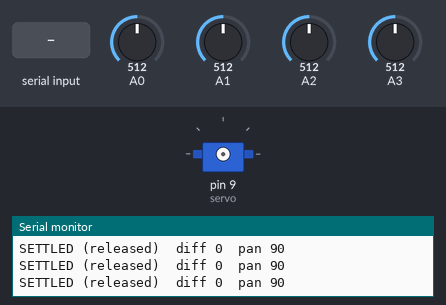
A sketch run on a simulated Arduino Nano, built with avr-gcc and run on an emulated ATmega328P. Shown: servo, the last lines printed to the serial monitor. The test bench sets the inputs (shaded band); at power-on: A0 = 512, A1 = 512, A2 = 512, A3 = 512. EEPROM starts erased.

Above: at 4.2 s.
4.3 s: A0 set to 529
5.8 s: A0 set to 559
At 6.25 s:
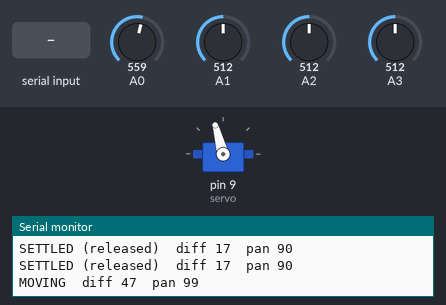
At 6.75 s:
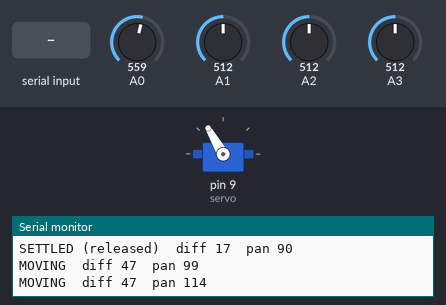
8.8 s: "g90\n" received over Serial
At 9.21 s:
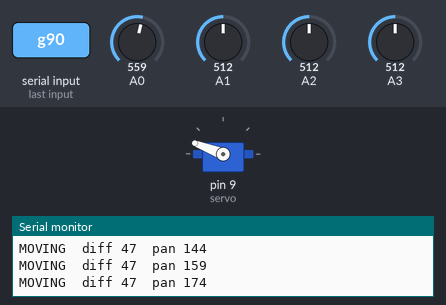
11.8 s: "i\n" received over Serial
14.8 s: "s90\n" received over Serial
Timing chart, 0 to 17.8 s (numbered marks = the images above; inputs shaded):
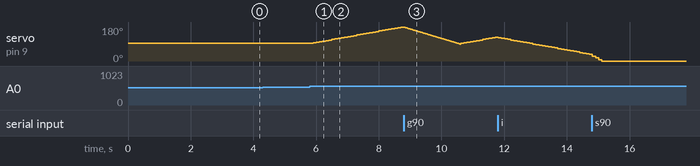

Measured:
- the behaviour switches between 542 and 543 on A0 (found by bisection; images 0 and 1)
- after the input at 5.8 s, servo on pin 9 (servo): moves from 93° to 180° over 2.8 s, starting after 0.10 s

The sketch:

U-15_track_pan.ino
```cpp
// Test — Pan tracking only. Arduino Nano, Serial 115200, "Newline".
// LDRs: TL A0, TR A1, BL A2, BR A3. Servo: pan on D9 (the other servo is not driven).
// Start-up: the last angle is kept in EEPROM, so the servo is attached AT that angle (no jump).
// It then waits 3 s and starts tracking: stepDeg (3) degrees per step toward the brighter side (left - right),
// starting when |difference| > x and stopping when it falls below x/3 (hysteresis).
// Balanced for 2 s -> servo released (no holding current) and the angle saved.
// Commands: x NN = deadband (default 30) | s N = degrees per step (default 3; 1 = old behaviour)
//           i = invert direction | g NNN = go to angle slowly
// Note: on the very first run (empty EEPROM) the servo goes to 90 once.
#include <Servo.h>
#include <EEPROM.h>

const int MIN_DEG = 0, MAX_DEG = 180;
const int EE_ADDR = 0, EE_MAGIC_ADDR = 10 + EE_ADDR, EE_MAGIC = 0x5A;
const unsigned long STEP_MS = 100, SETTLE_MS = 2000, START_WAIT_MS = 3000;
Servo servo;
int pos, tol = 30, stepDeg = 3, sign = 1;
bool correcting = false, attached_ = false;
unsigned long balancedSince = 0;

void engage()  { if (!attached_) { servo.write(pos); servo.attach(9); attached_ = true; } }
void release() { if (attached_) { servo.detach(); attached_ = false; } }
void save()    { EEPROM.update(EE_ADDR, pos); EEPROM.update(EE_MAGIC_ADDR, EE_MAGIC); }

void goSlow(int target) {
  target = constrain(target, MIN_DEG, MAX_DEG);
  engage();
  while (pos != target) { pos += target > pos ? 1 : -1; servo.write(pos); delay(20); }
  save();
}

int diff() {                                   // left - right difference
  int v[4];
  for (int i = 0; i < 4; i++) { long s = 0; for (int k = 0; k < 4; k++) s += analogRead(A0 + i); v[i] = s / 4; }
  return (v[0] + v[2]) - (v[1] + v[3]);
}

void setup() {
  Serial.begin(115200);
  pos = (EEPROM.read(EE_MAGIC_ADDR) == EE_MAGIC) ? EEPROM.read(EE_ADDR) : 90;
  pos = constrain(pos, MIN_DEG, MAX_DEG);
  Serial.print("Pan tracking test. Start angle "); Serial.print(pos); Serial.println(" (from EEPROM). Waiting 3 s...");
  delay(START_WAIT_MS);
  Serial.println("tracking");
}

void loop() {
  if (Serial.available()) {
    String c = Serial.readStringUntil('\n'); c.trim();
    if (c[0] == 'x') { tol = c.substring(1).toInt(); Serial.print("deadband "); Serial.println(tol); }
    else if (c[0] == 's') { stepDeg = constrain(c.substring(1).toInt(), 1, 10); Serial.print("step "); Serial.println(stepDeg); }
    else if (c == "i") { sign = -sign; Serial.println("direction inverted"); }
    else if (c[0] == 'g') { goSlow(c.substring(1).toInt()); Serial.print("at "); Serial.println(pos); }
  }

  static unsigned long tStep = 0, tPrint = 0;
  static int d = 0;
  if (millis() - tStep >= STEP_MS) {
    tStep = millis();
    d = diff();
    correcting = correcting ? abs(d) > tol / 3 : abs(d) > tol;
    if (correcting) {
      engage();
      int next = constrain(pos + sign * (d > 0 ? stepDeg : -stepDeg), MIN_DEG, MAX_DEG);
      if (next != pos) { pos = next; servo.write(pos); }
      balancedSince = millis();
    } else if (attached_ && millis() - balancedSince >= SETTLE_MS) {
      release(); save();
    }
  }

  if (millis() - tPrint >= 500) {
    tPrint = millis();
    Serial.print(correcting ? "MOVING " : (attached_ ? "BALANCED " : "SETTLED (released) "));
    Serial.print(" diff "); Serial.print(d);
    Serial.print("  pan "); Serial.println(pos);
  }
}
```
